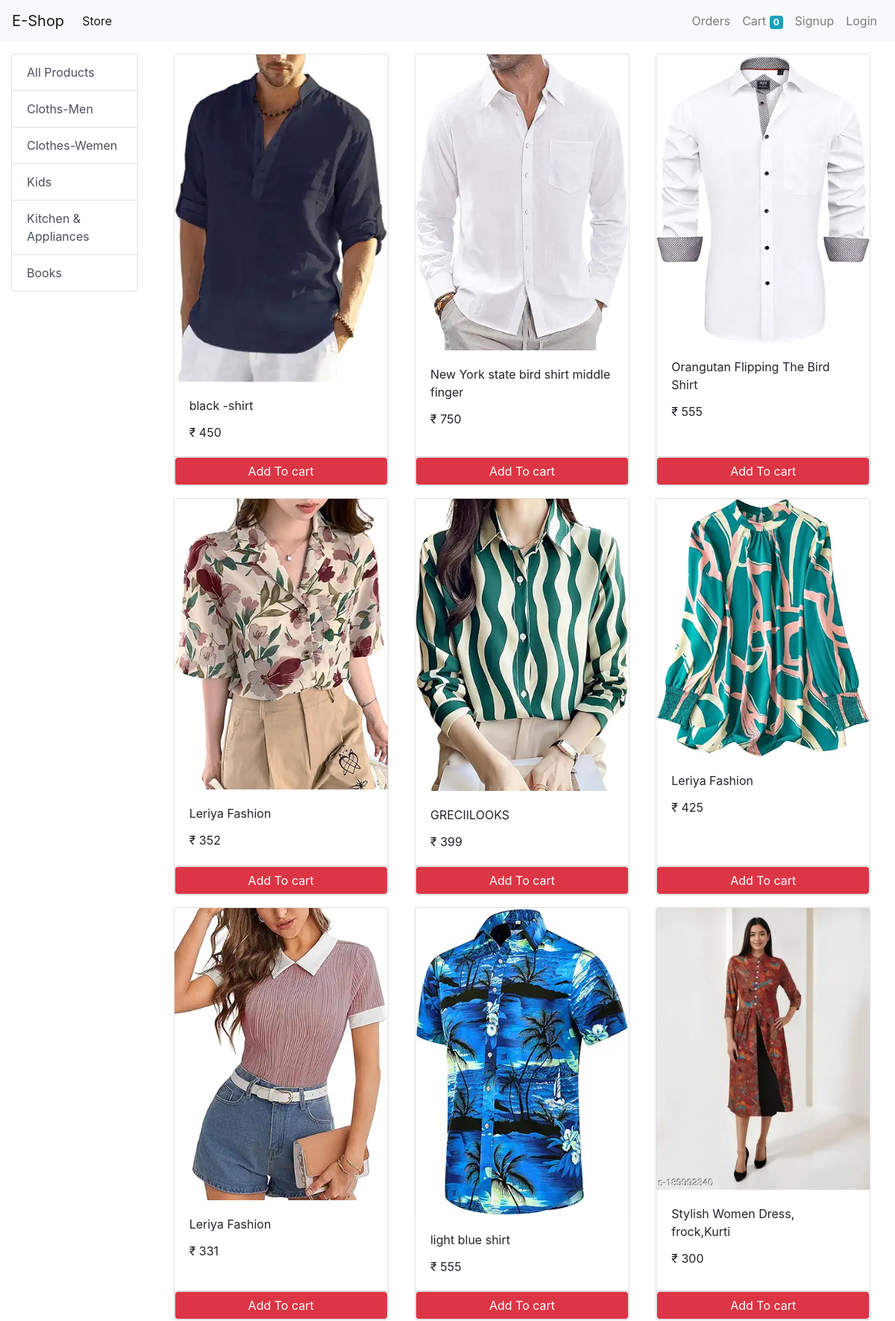
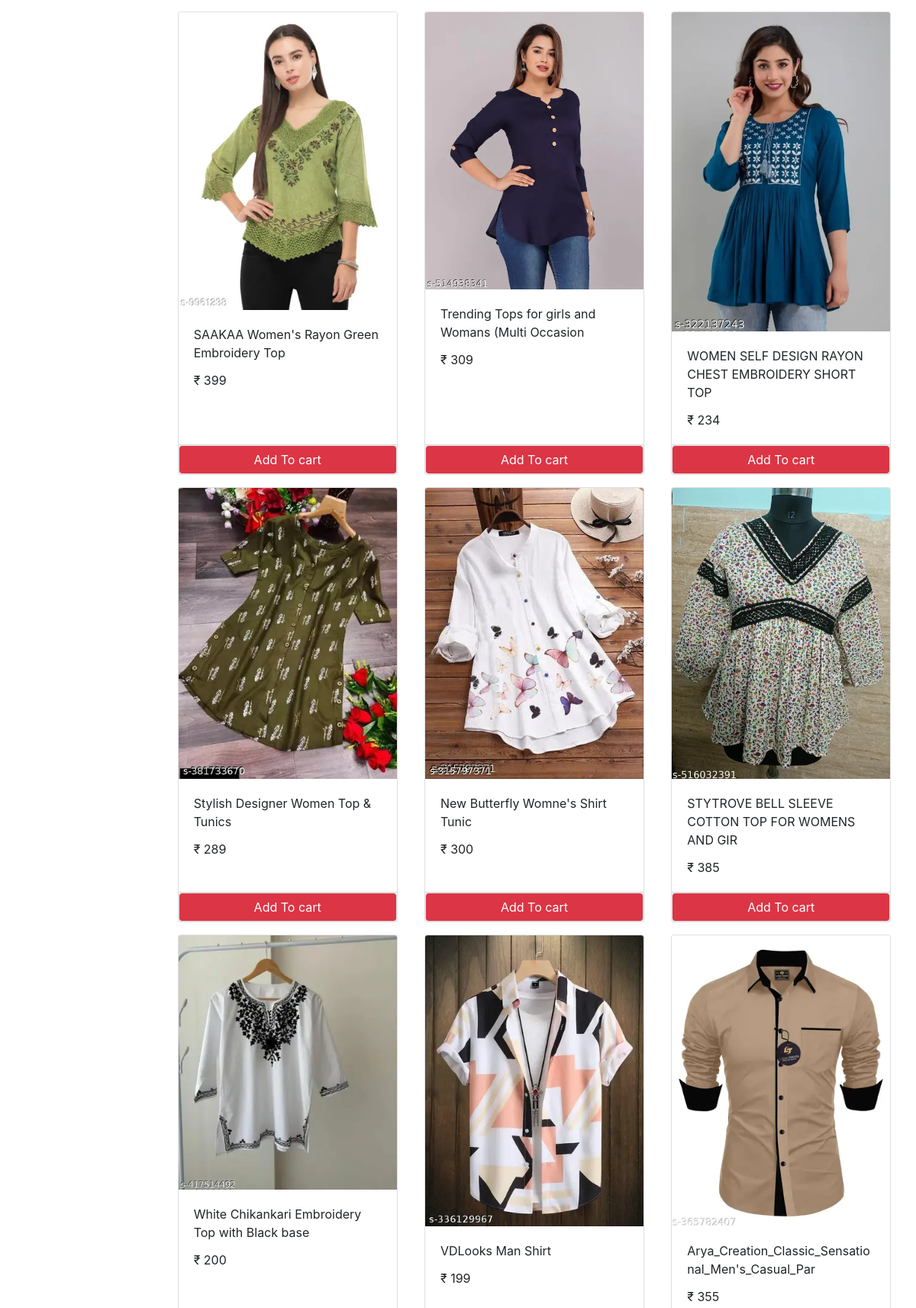
The page / (upper part) on the database its author committed (2 pictures, top to bottom).
### store/models/category.py (models this page shows, shortened)
class Category(models.Model):
     name = models.CharField(max_length=20)
     @staticmethod
     def get_all_categories():
          return Category.objects.all()

### store/models/product.py (models this page shows, shortened)
class Product(models.Model):
    name = models.CharField(max_length=50)
    price = models.IntegerField(default=0)
    category = models.ForeignKey(Category , on_delete=models.CASCADE , default=1)
    description = models.CharField(max_length=200, default='', null=True, blank=True)
    image = models.ImageField(upload_to='products/', default='')
    @staticmethod
    def get_all_products():
        return Product.objects.all()

### store/views.py (the view, shortened to what this page needs)
# urls.py: path('', Index.as_view() , name='homepage'),
class Index(View):
    def get(self, request):
        cart = request.session.get("cart")
        if not cart:
            request.session.cart = {}
        products = None
        categories = Category.get_all_categories()
        categoryID = request.GET.get("category")
        if categoryID:
            products = Product.get_all_products_by_categaoryid(categoryID)
        else:
            products = Product.get_all_products()
        data = {}
        data["products"] = products
        data["categories"] = categories
        print("you are", request.session.get("email"))
        return render(request, "index.html", data)

### store/templatetags/cart.py (called while the page is built)
@register.filter(name='is_in_cart')
def is_in_cart(product , cart):
    keys = cart.keys()
    for id in cart:
        if int(id) == product.id:
            return True
    return False

### store/templates/index.html (shortened to what this page needs)
{% extends 'base.html' %}
{% block content %}
  {% load cart %}
  <div class="container-fluid mt-3">
    <div class="row">
      <div class="col-lg-2 mx-auto">
        <div class="list-group">
          <a href="/" class="list-group-item list-group-item-action">All Products</a>
          {% for category in categories %}
            <a href="/?category={{ category.id }}" class="list-group-item list-group-item-action">{{ category.name }}</a>
          {% endfor %}
        </div>
      </div>
      <div id="products" class="col-lg-10 mx-auto">
        <div class="row mx-auto">
          {% for product in products %}
            <div class="card mx-auto mb-3" id={{product.id}} style="width: 18rem;">
              <img class="card-img-top" src="{{ product.image.url }}" alt="Card image cap" />
              <div class="card-body">
                <p class="card-title">{{ product.name }}</p>
                <p class="card-text"> ₹ {{ product.price }}</p>
              </div>
              <div class="card-footer p-0 no-gutters">
                {% if product|is_in_cart:request.session.cart %}
                  <div class="row no-gutters">
                    <form action="/#{{product.id}}" method="POST" class="col-2">
                      {% csrf_token %}
                      <input type="text" hidden name="product" value="{{ product.id }}" />
                      <input type="text" hidden name="remove" value=" True " />
                      <input type="submit" value=" - " class="btn btn-block btn-secondary" />
                    </form>
                    <div class="text-center col">{{ product|cart_quantity:request.session.cart }}
                      in Cart</div>
                    <form action="/#{{product.id}}" method="POST" class="col-2">
                      {% csrf_token %}
                      <input type="text" hidden name="product" value="{{ product.id }}" />
                      <input type="submit" value=" + " class="btn btn-block btn-secondary" />
                    </form>
                  </div>
                {% else %}
                  <form action="/#{{product.id}}" method="POST" class="btn-block">
                    <input type="submit" class="float-right btn-block btn btn-danger border form-control" value="Add To cart" />
                  </form>
                {% endif %}
              </div>
            </div>
          {% endfor %}
        </div>
      </div>
    </div>
  </div>
{% endblock %}

### rows shown on the page
Category: name "Cloths-Men"
Category: name "Clothes-Wemen"
Category: name "Kids"
Category: name "Kitchen & Appliances"
Category: name "Books"
Product: image (picture), name "black -shirt", price "450"
Product: image (picture), name "New York state bird shirt middle finger", price "750"
Product: image (picture), name "Orangutan Flipping The Bird Shirt", price "555"
Product: image (picture), name "Leriya Fashion", price "352"
Product: image (picture), name "GRECIILOOKS", price "399"
Product: image (picture), name "Leriya Fashion", price "425"
Product: image (picture), name "Leriya Fashion", price "331"
Product: image (picture), name "light blue shirt", price "555"
Product: image (picture), name "Stylish Women Dress, frock,Kurti", price "300"
Product: image (picture), name "SAAKAA Women's Rayon Green Embroidery Top", price "399"
Product: image (picture), name "Trending Tops for girls and Womans (Multi Occasion", price "309"
Product: image (picture), name "WOMEN SELF DESIGN RAYON CHEST EMBROIDERY SHORT TOP", price "234"
Product: image (picture), name "Stylish Designer Women Top & Tunics", price "289"
Product: image (picture), name "New Butterfly Womne's Shirt Tunic", price "300"
Product: image (picture), name "STYTROVE BELL SLEEVE COTTON TOP FOR WOMENS AND GIR", price "385"
Product: image (picture), name "White Chikankari Embroidery Top with Black base", price "200"
Product: image (picture), name "VDLooks Man Shirt", price "199"
Product: image (picture), name "Arya_Creation_Classic_Sensational_Men's_Casual_Par", price "355"

### other values the page prints
{{ request.session.cart.keys|length }} "0"
